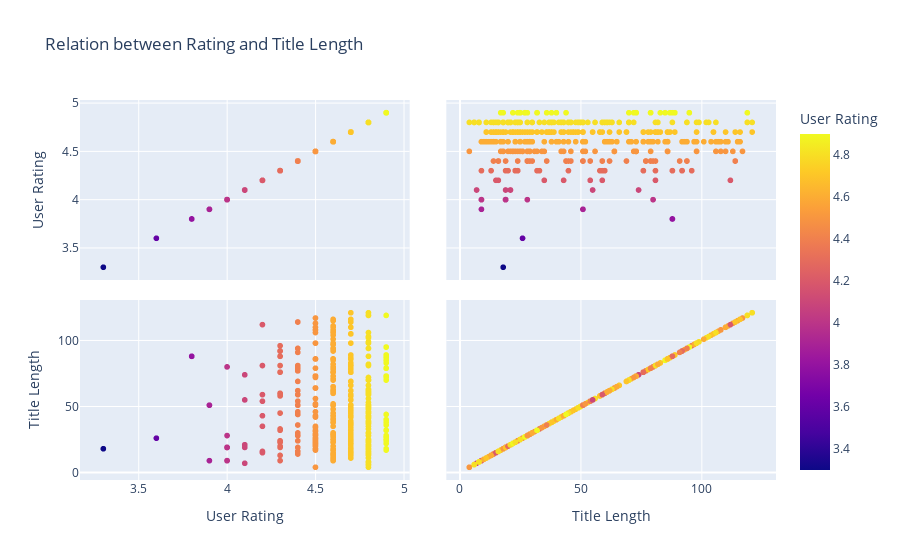

The notebook cell this image was saved under:
### Markdown cell above
### Popularity and Length of Book Title

### Code cell
fig = px.scatter_matrix(dataset, dimensions=['User Rating', 'Title Length'], color="User Rating", title="Relation between Rating and Title Length")
fig.show()

### Figure 1 — Plotly figure (JSON) as saved in the notebook; plotly's stock layout.template omitted (floating-point values rounded to 4 significant figures; data arrays with more than 128 entries replaced by an {"elided": "..."} marker saying what was removed)
{"data": [{"dimensions": [{"axis": {"matches": true}, "label": "User Rating", "values": {"elided": "550 float values"}}, {"axis": {"matches": true}, "label": "Title Length", "values": {"elided": "550 int values"}}], "hovertemplate": "%{xaxis.title.text}=%{x}<br>%{yaxis.title.text}=%{y}<br>User Rating=%{marker.color}<extra></extra>", "legendgroup": "", "marker": {"color": {"elided": "550 float values"}, "coloraxis": "coloraxis", "symbol": "circle"}, "name": "", "showlegend": false, "type": "splom"}], "layout": {"coloraxis": {"colorbar": {"title": {"text": "User Rating"}}, "colorscale": [[0, "#0d0887"], [0.1111, "#46039f"], [0.2222, "#7201a8"], [0.3333, "#9c179e"], [0.4444, "#bd3786"], [0.5556, "#d8576b"], [0.6667, "#ed7953"], [0.7778, "#fb9f3a"], [0.8889, "#fdca26"], [1, "#f0f921"]]}, "dragmode": "select", "legend": {"tracegroupgap": 0}, "title": {"text": "Relation between Rating and Title Length"}}}
